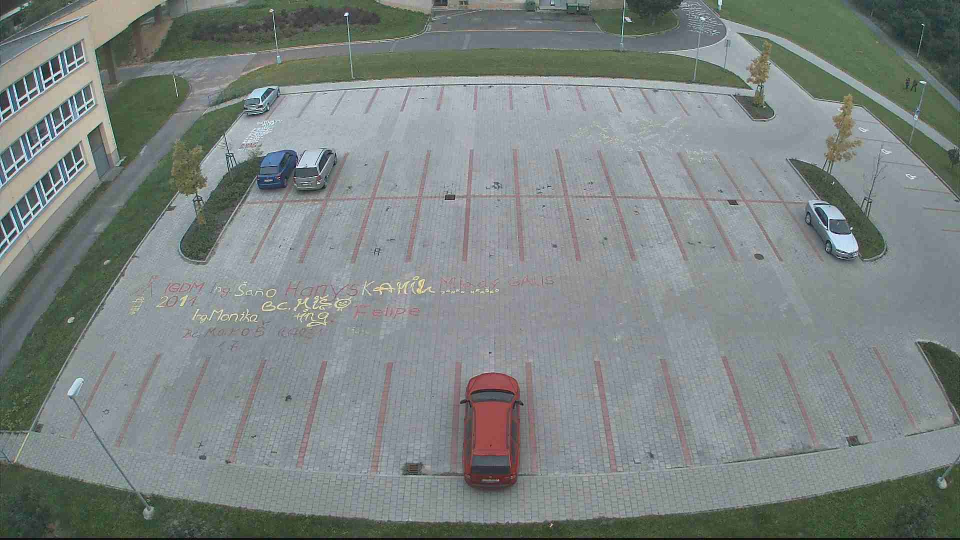
//> input picture data/test_images/test1.jpg, 1920 x 1080 px (shown at 1/2 size)
$ ./tester ../data/test_images/test1.jpg   (built with g++ and OpenCV 4)
//> lines starting //> are read from the running program, lines starting //| are printed output that depends on the picture
//> further down, originalMat is the input picture: 1080 rows x 1920 cols, CV_8UC3; mean B, G, R 130.4, 132.4, 124.6
#include <iostream>
#include <fstream>

//opencv - https://opencv.org/
#include <opencv2/opencv.hpp>

const char* winName = "Test application";

static char* matName = nullptr;

static int cannyLow = 0;
static int cannyHigh = 255;
static int medianRadius = 3;

static cv::Mat originalMat;
cv::Mat grayScaleMat;
cv::Mat blurMat;
cv::Mat cannyMat;
cv::Mat equalizedMat;


static void update(int, void *)
{
  cvtColor(originalMat, grayScaleMat, cv::COLOR_BGR2GRAY);


  cv::medianBlur(grayScaleMat, blurMat, 2*(1 + medianRadius)-1);
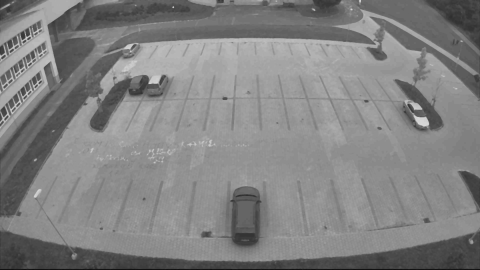
//> blurMat: 1080 rows x 1920 cols, CV_8UC1 (shown at 1/4 size); min 5, max 226, mean 129.8
  cv::equalizeHist(blurMat, equalizedMat);
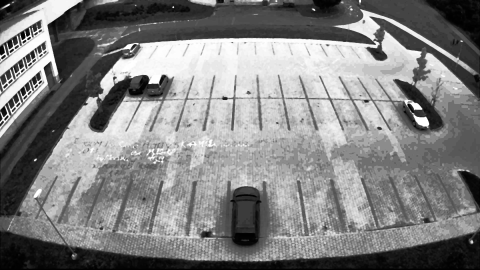
//> equalizedMat: 1080 rows x 1920 cols, CV_8UC1 (shown at 1/4 size); min 0, max 255, mean 129.6
  cv::Canny(equalizedMat, cannyMat, cannyLow, cannyHigh);
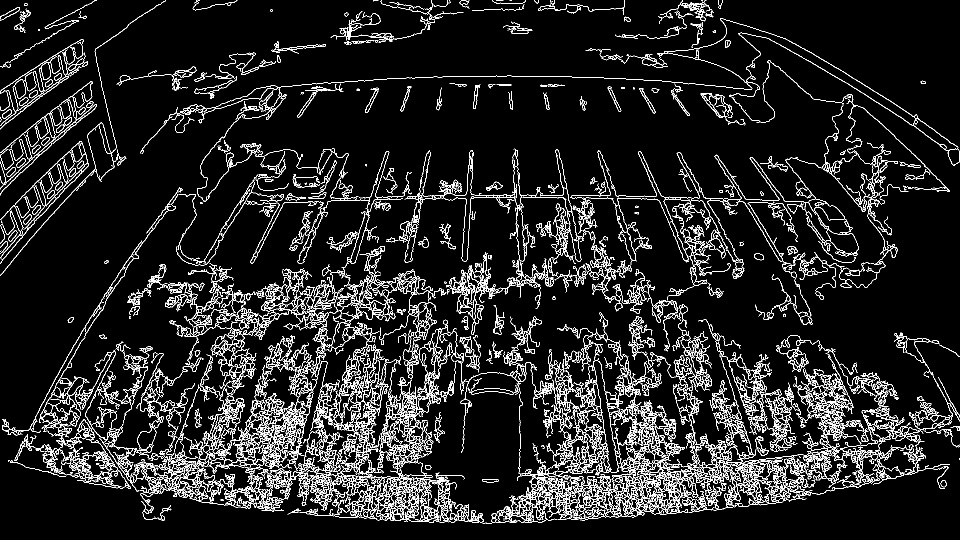
//> cannyMat: 1080 rows x 1920 cols, CV_8UC1 (shown at 1/2 size); 8.9% white in thin lines or dots


  cvtColor(grayScaleMat, grayScaleMat, cv::COLOR_GRAY2BGR);
//> grayScaleMat: 1080 rows x 1920 cols, CV_8UC3
  cvtColor(equalizedMat, equalizedMat, cv::COLOR_GRAY2BGR);
//> equalizedMat: 1080 rows x 1920 cols, CV_8UC3
  cvtColor(cannyMat, cannyMat, cv::COLOR_GRAY2BGR);
//> cannyMat: 1080 rows x 1920 cols, CV_8UC3; 8.9% white in thin lines or dots

  cv::Mat newMat(cv::Size(originalMat.cols*2,originalMat.rows*2),originalMat.type(),cv::Scalar::all(0));
  cv::resizeWindow(winName, 1920.f*4.f/5.f, 1080.f*4.f/5.f);

  cv::Mat matRoi = newMat(cv::Rect(0,0,originalMat.cols,originalMat.rows));
  originalMat.copyTo(matRoi);

  matRoi = newMat(cv::Rect(originalMat.cols,0,originalMat.cols,originalMat.rows));
//> matRoi: 1080 rows x 1920 cols, CV_8UC3; every value is 0
  grayScaleMat.copyTo(matRoi);
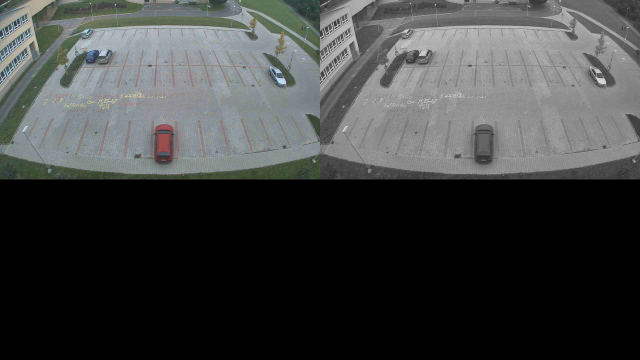
//> newMat: 2160 rows x 3840 cols, CV_8UC3 (shown at 1/6 size); mean B, G, R 65.1, 65.5, 63.6

  matRoi = newMat(cv::Rect(0,originalMat.rows,originalMat.cols,originalMat.rows));
  equalizedMat.copyTo(matRoi);
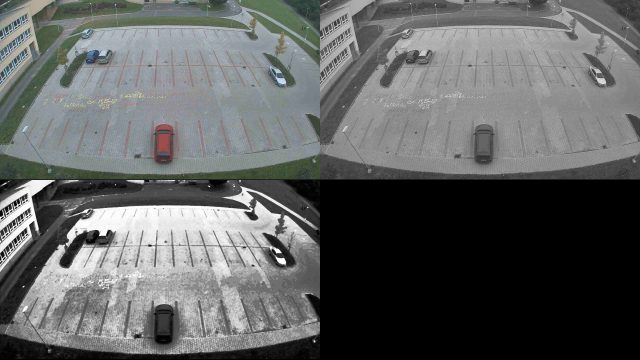
//> newMat: 2160 rows x 3840 cols, CV_8UC3 (shown at 1/6 size); mean B, G, R 97.4, 97.9, 96

  matRoi = newMat(cv::Rect(originalMat.cols,originalMat.rows,originalMat.cols,originalMat.rows));
  cannyMat.copyTo(matRoi);
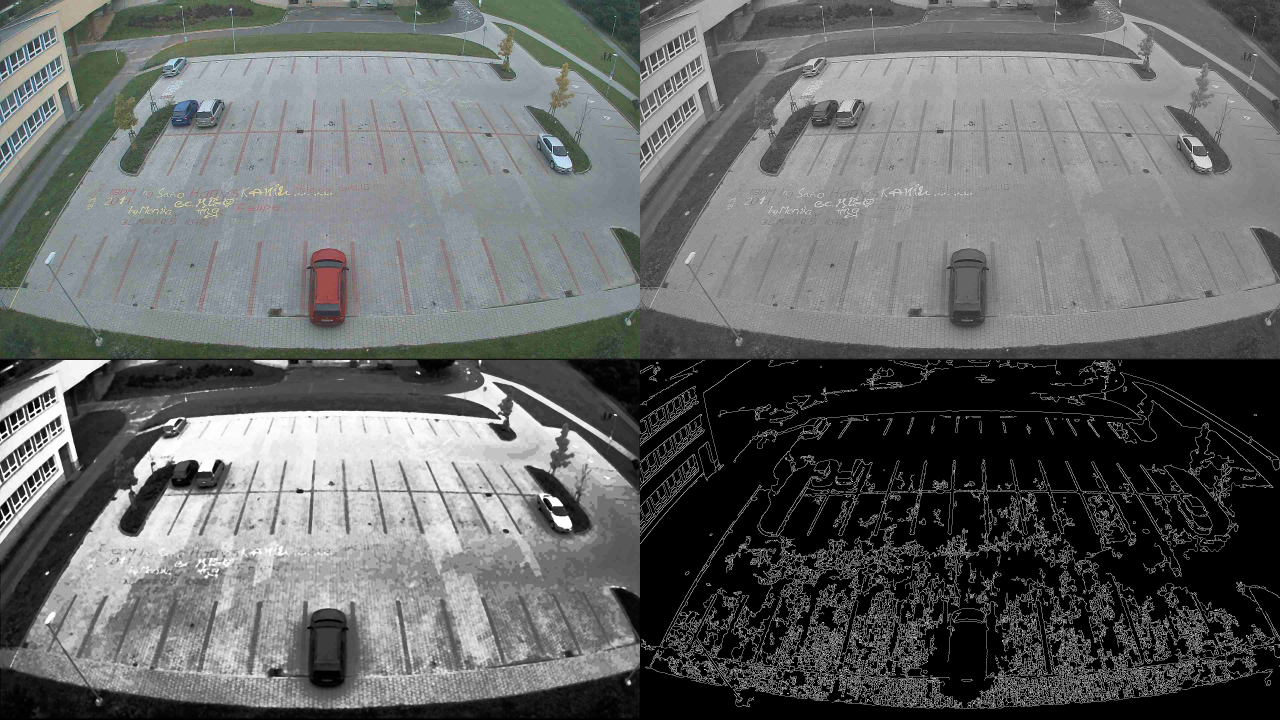
//> newMat: 2160 rows x 3840 cols, CV_8UC3 (shown at 1/3 size); mean B, G, R 103.1, 103.6, 101.7

  cv::imshow(winName, newMat);
}


int main(int argc, char** argv){
  if (argc < 2)
    return 1;

  matName = argv[1];

  originalMat = cv::imread(matName);
  cv::namedWindow(winName, cv::WINDOW_KEEPRATIO);

  cv::createTrackbar("Canny LOW", winName, &cannyLow, 255, update);
  cv::createTrackbar("Canny HIGH", winName, &cannyHigh, 255, update);
  cv::createTrackbar("Median radius", winName, &medianRadius, 15, update);

  update(0, nullptr);

  cv::waitKey();
}

$ run again, on data/test_images/test11.jpg
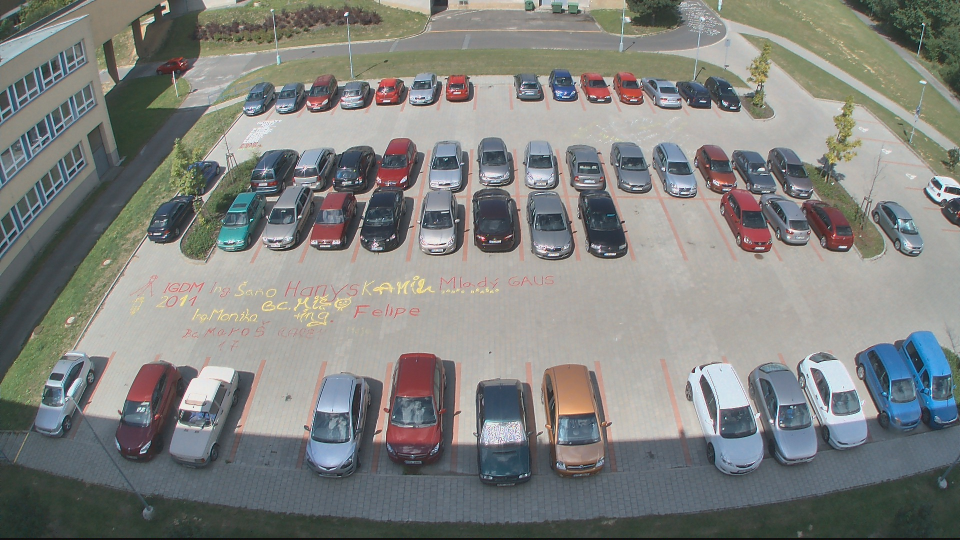
//> input picture data/test_images/test11.jpg, 1920 x 1080 px (shown at 1/2 size)
//> originalMat is the input picture: 1080 rows x 1920 cols, CV_8UC3; mean B, G, R 127, 130.3, 128.6
//> in update, `cv::Canny(equalizedMat, cannyMat, cannyLow, cannyHigh);`:
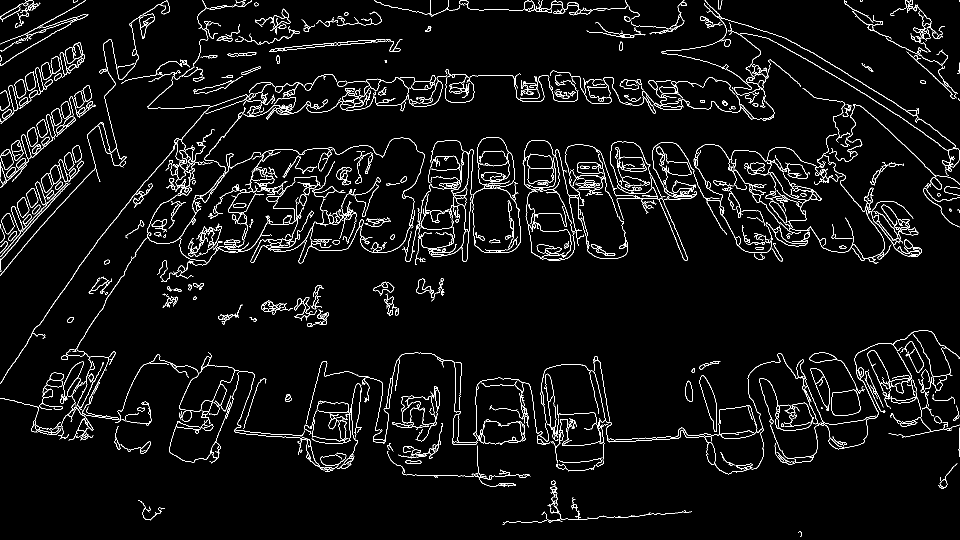
//> cannyMat: 1080 rows x 1920 cols, CV_8UC1 (shown at 1/2 size); 4.3% white in thin lines or dots
//> matRoi: 1080 rows x 1920 cols, CV_8UC3; every value is 0
//> in update, `cannyMat.copyTo(matRoi);`:
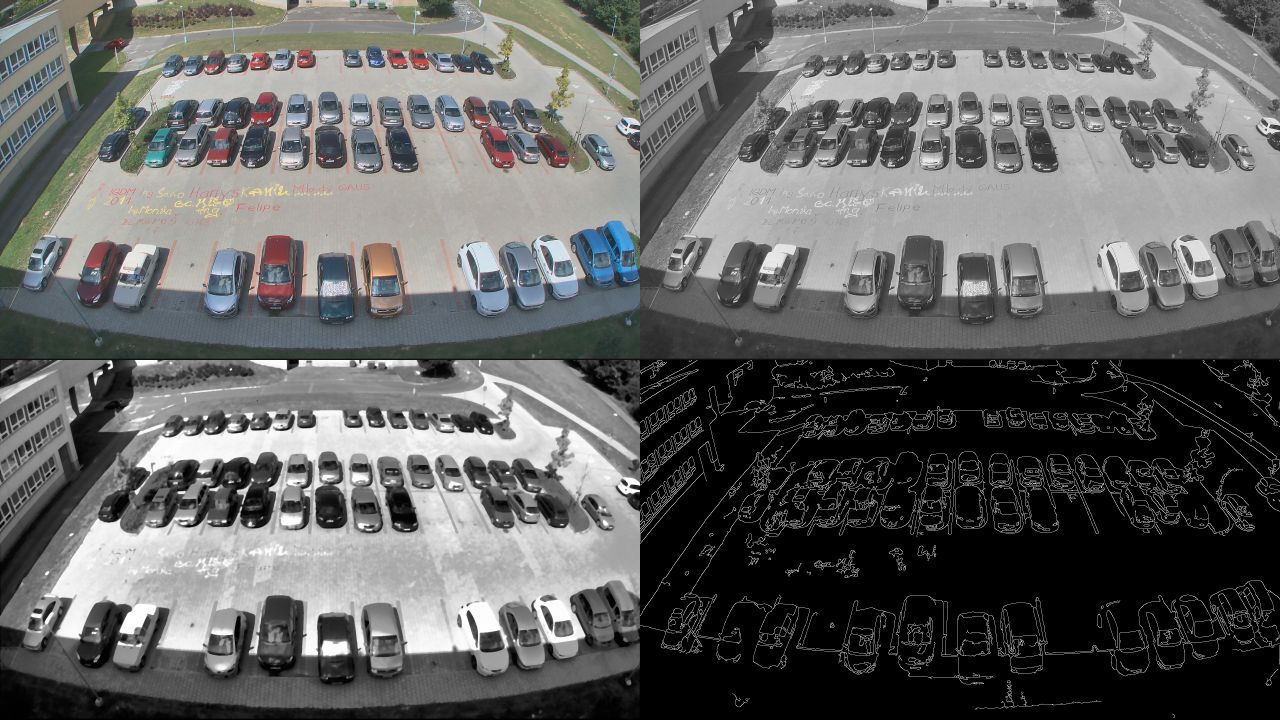
//> newMat: 2160 rows x 3840 cols, CV_8UC3 (shown at 1/3 size); mean B, G, R 99, 99.8, 99.4

$ run again, on data/test_images/test12.jpg
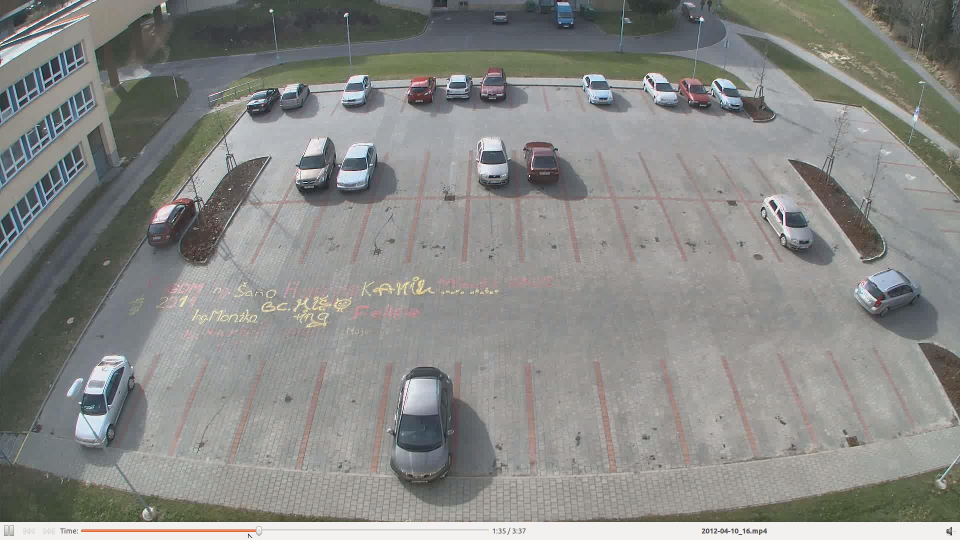
//> input picture data/test_images/test12.jpg, 1920 x 1080 px (shown at 1/2 size)
//> originalMat is the input picture: 1080 rows x 1920 cols, CV_8UC3; mean B, G, R 134.5, 137.4, 136.6
//> in update, `cv::Canny(equalizedMat, cannyMat, cannyLow, cannyHigh);`:
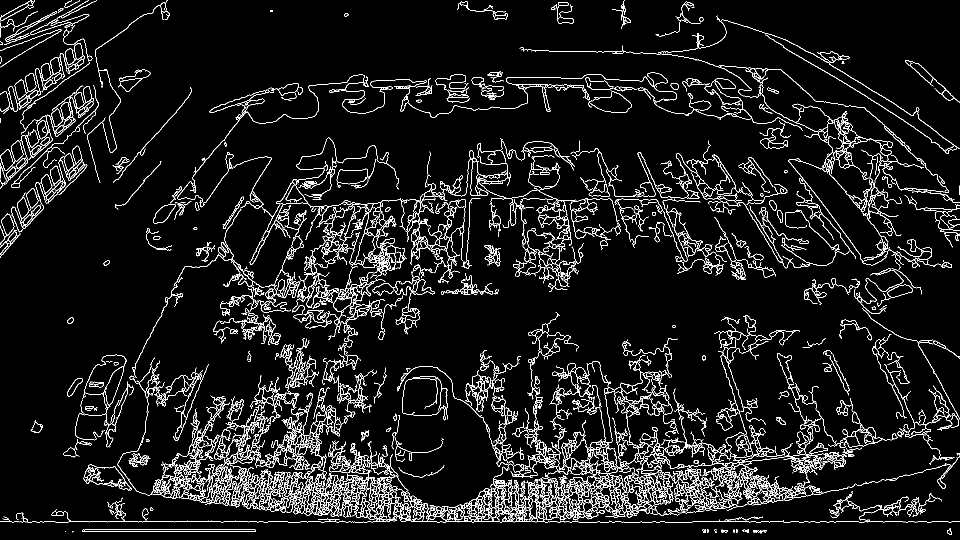
//> cannyMat: 1080 rows x 1920 cols, CV_8UC1 (shown at 1/2 size); 6.9% white in thin lines or dots
//> matRoi: 1080 rows x 1920 cols, CV_8UC3; every value is 0
//> in update, `cannyMat.copyTo(matRoi);`:
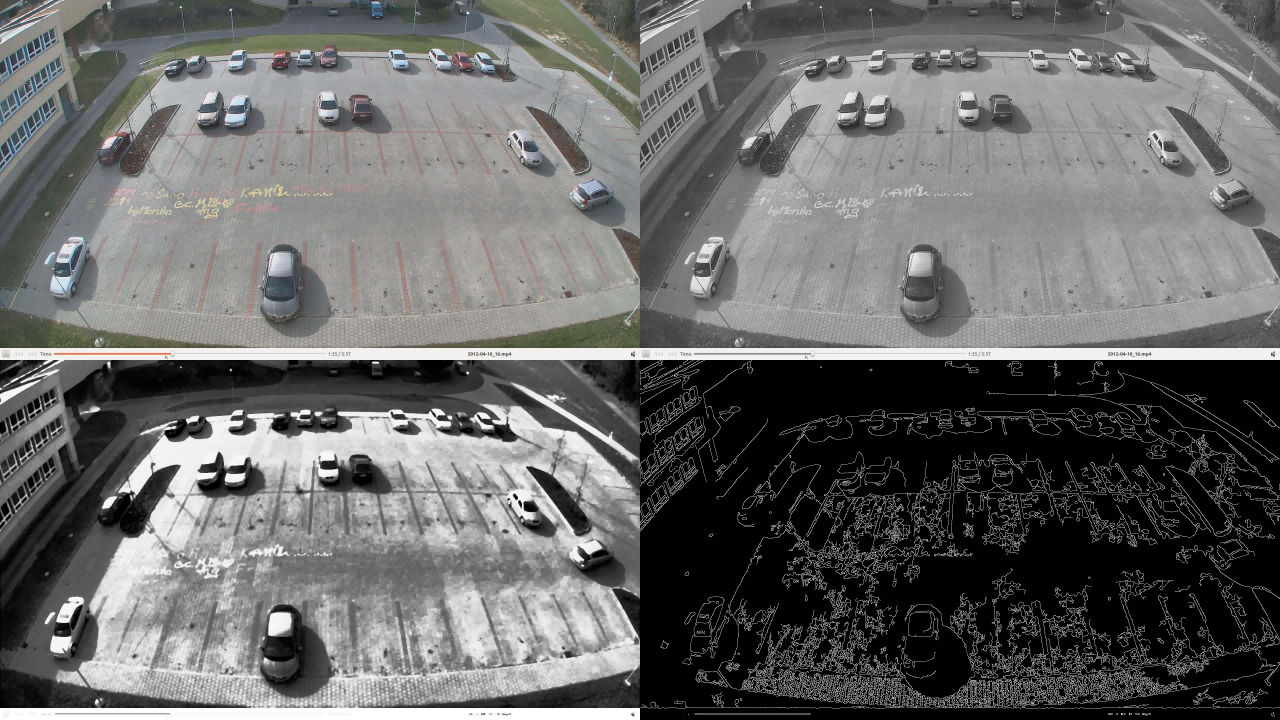
//> newMat: 2160 rows x 3840 cols, CV_8UC3 (shown at 1/3 size); mean B, G, R 104.5, 105.3, 105.1
